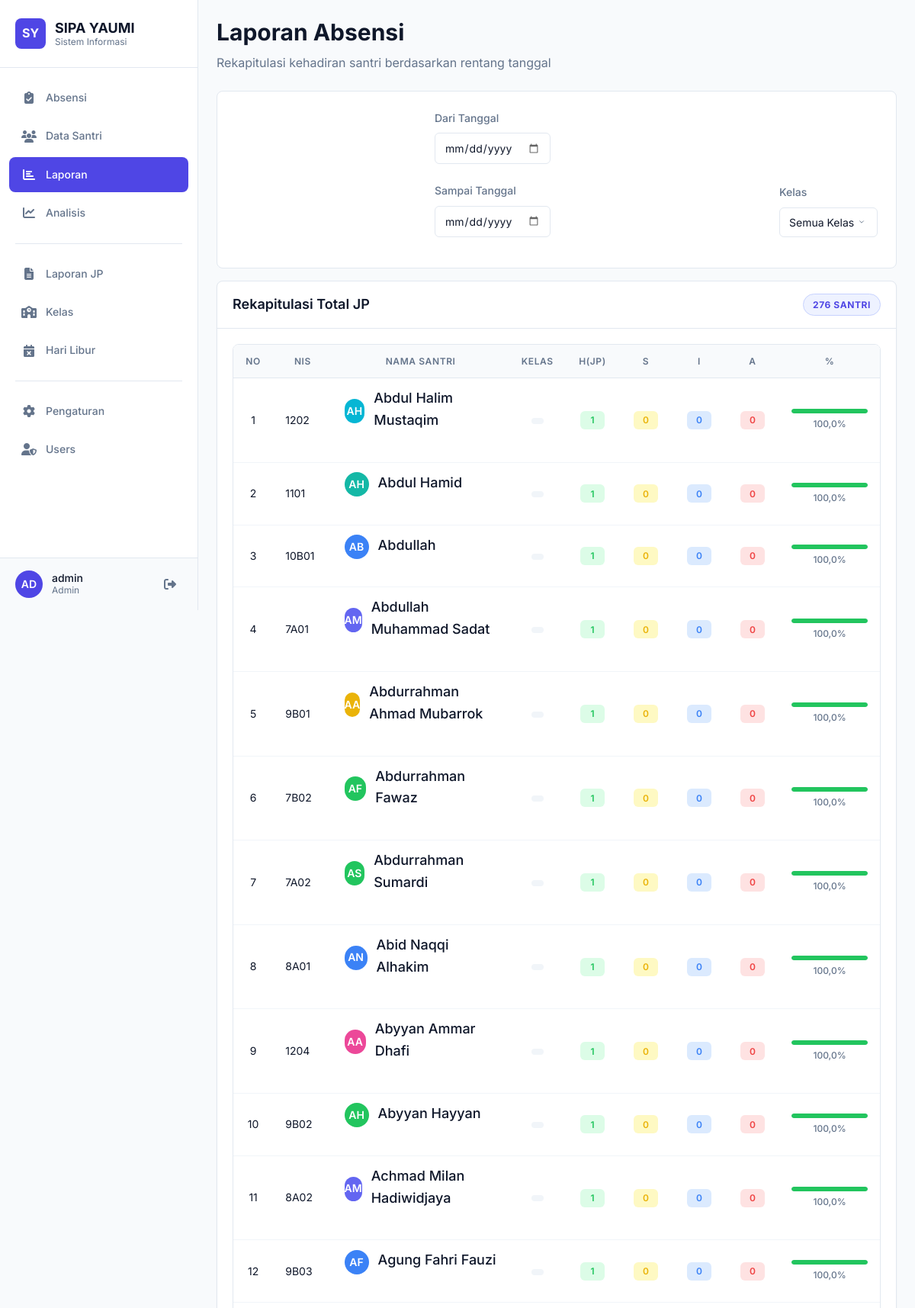
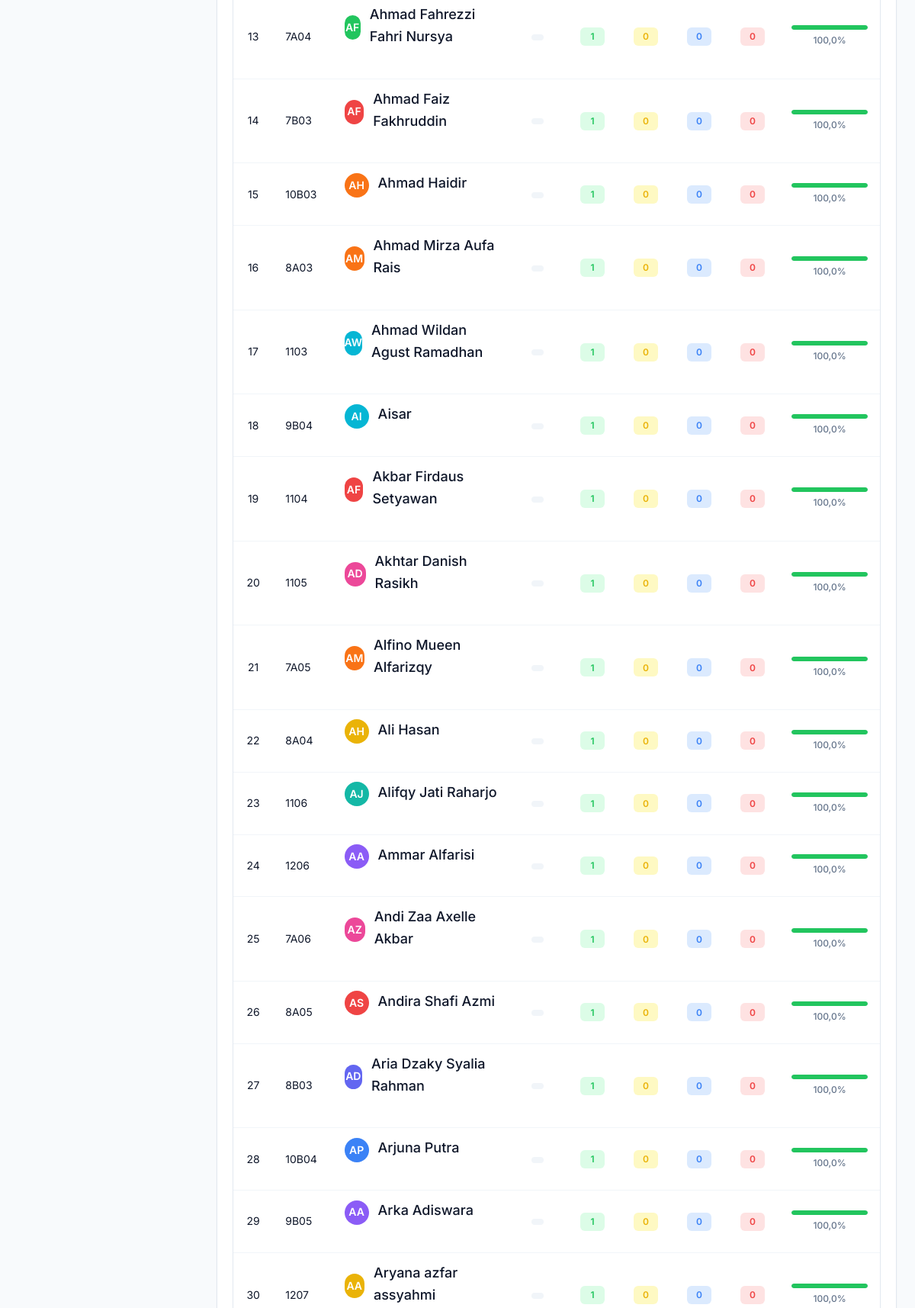
Screenshot of /report/new/ (signed in, upper part) with the database file from the repository (2 pictures, top to bottom).
### attendance/models.py (models this page shows, shortened)
class BaseModel(models.Model):
    id = models.UUIDField(primary_key=True, default=uuid.uuid4, editable=False)
    created_at = models.DateTimeField(auto_now_add=True)
    updated_at = models.DateTimeField(auto_now=True)
    created_by = models.ForeignKey(
        User,
        on_delete=models.SET_NULL,
        null=True,
        blank=True,
        related_name='%(class)s_created'
    )
    updated_by = models.ForeignKey(
        User,
        on_delete=models.SET_NULL,
        null=True,
        blank=True,
        related_name='%(class)s_updated'
    )
    class Meta:
        abstract = True

class Student(BaseModel):
    student_id_validator = RegexValidator(
        regex=r'^[0-9A-Z]{2,10}$',
        message='Student ID must be 2-10 characters long and contain only numbers and uppercase letters'
    )
    nisn_validator = RegexValidator(
        regex=r'^\d{10}$',
        message='NISN must be exactly 10 digits'
    )
    student_id = models.CharField(
        max_length=10,
        unique=True,
        validators=[student_id_validator],
        help_text='Unique student identifier'
    )
    nisn = models.CharField(
        max_length=10,
        blank=True,
        validators=[nisn_validator],
        help_text='National Student Identification Number (10 digits)'
    )
    name = models.CharField(
        max_length=100,
        validators=[MinLengthValidator(2)],
        help_text='Full name of the student'
    )
    classroom = models.ForeignKey(
        Classroom,
        on_delete=models.CASCADE,
        related_name='students',
        help_text='Student\'s classroom'
    )
    date_of_birth = models.DateField(null=True, blank=True)
    gender = models.CharField(
        max_length=1,
        choices=[('M', 'Laki-laki'), ('F', 'Perempuan')],
        blank=True
    )
    address = models.TextField(blank=True)
    parent_phone = models.CharField(max_length=15, blank=True)
    enrollment_date = models.DateField(default=timezone.now)
    graduation_date = models.DateField(null=True, blank=True)
    student_number = models.CharField(max_length=20, blank=True, help_text="Internal student number")
    is_active = models.BooleanField(default=True)
    class Meta:
        ordering = ['name']
        indexes = [
            models.Index(fields=['classroom']),
            models.Index(fields=['student_id']),
            models.Index(fields=['nisn']),
            models.Index(fields=['is_active']),
            models.Index(fields=['enrollment_date']),
        ]
        verbose_name = 'Student'
        verbose_name_plural = 'Students'

### attendance/views.py (the view)
# urls.py: path('report/new/', views.attendance_report_new, name='attendance_report_new'),
@login_required
def attendance_report_new(request):
    try:
        form = AttendanceFilterForm(request.GET or None)
        filters = {}
        if form.is_valid():
            if form.cleaned_data.get('classroom'):
                filters['classroom_id'] = str(form.cleaned_data['classroom'].id)
        performance_data = ReportService.generate_student_performance_report(**filters)
        from django.core.paginator import Paginator
        page = int(request.GET.get('page', 1))
        per_page = 50
        paginator = Paginator(performance_data, per_page)
        records = paginator.get_page(page)
        context = {
            'form': form,
            'records': records,
        }
    except ReportServiceError as e:
        logger.error(f"Report service error: {str(e)}")
        messages.error(request, f"Kesalahan layanan laporan: {str(e)}")
        context = {'form': AttendanceFilterForm(), 'records': []}
    except Exception as e:
        logger.error(f"Error generating report: {str(e)}")
        messages.error(request, "Terjadi kesalahan saat membuat laporan")
        context = {'form': AttendanceFilterForm(), 'records': []}
    return render(request, 'attendance/report_new.html', context)

### templates/attendance/report_new.html (shortened to what this page needs)
{% extends 'base_new.html' %}
{% load attendance_extras %}
{% block content %}
<div class="page-header">
  <div class="page-header-content">
    <h1 class="page-title">Laporan Absensi</h1>
    <p class="page-subtitle">Rekapitulasi kehadiran santri berdasarkan rentang tanggal</p>
  </div>
</div>
<form method="get" class="mb-6">
  {% include 'components/_filter_bar.html' with show_date_range=True show_class_filter=True show_export_buttons=True dari_tanggal=form.start_date.value sampai_tanggal=form.end_date.value classrooms=form.classroom.field.queryset selected_class=form.classroom.value %}
</form>
<div class="card">
  <div class="card-header">
    <div class="card-header-content">
      <h3 class="card-title">Rekapitulasi Total JP</h3>
      {% if records %}
        <div class="student-count-badge">
          {{ records.paginator.count }} SANTRI
        </div>
      {% endif %}
    </div>
  </div>
  <div class="card-body">
    {% if records %}
      <div class="table-container">
        <table class="data-table">
          <thead>
            <tr>
              <th class="text-center" style="width: 60px;">No</th>
              <th style="width: 120px;">NIS</th>
              <th>Nama Santri</th>
              <th class="text-center" style="width: 80px;">Kelas</th>
              <th class="text-center status-col" style="width: 70px;">H(JP)</th>
              <th class="text-center status-col" style="width: 70px;">S</th>
              <th class="text-center status-col" style="width: 70px;">I</th>
              <th class="text-center status-col" style="width: 70px;">A</th>
              <th class="text-center" style="width: 100px;">%</th>
            </tr>
          </thead>
          <tbody>
            {% for record in records %}
            <tr>
              <td class="text-center">{{ forloop.counter0|add:records.start_index }}</td>
              <td>{{ record.student.student_id|default:"-" }}</td>
              <td>
                <div class="student-info">
                  {% include 'components/_avatar.html' with name=record.student.name size='sm' %}
                  <span class="student-name">{{ record.student.name }}</span>
                </div>
              </td>
              <td class="text-center">
                <span class="class-badge">{{ record.student.classroom.name }}</span>
              </td>
              <td class="text-center">
                <span class="status-count status-hadir">{{ record.present_count|default:0 }}</span>
              </td>
              <td class="text-center">
                <span class="status-count status-sakit">{{ record.sick_count|default:0 }}</span>
              </td>
              <td class="text-center">
                <span class="status-count status-izin">{{ record.permission_count|default:0 }}</span>
              </td>
              <td class="text-center">
                <span class="status-count status-alpa">{{ record.absent_count|default:0 }}</span>
              </td>
              <td class="text-center">
                <div class="percentage-cell">
                  <div class="progress-bar-container">
                    <div class="progress-bar" style="width: {{ record.attendance_rate|default:0 }}%"></div>
                  </div>
                  <span class="percentage-text">{{ record.attendance_rate|default:0|floatformat:1 }}%</span>
                </div>
              </td>
            </tr>
            {% endfor %}
          </tbody>
        </table>
      </div>
    {% endif %}
  </div>
</div>
{% endblock %}

### templates/components/_sidebar_new.html (shortened to what this page needs)
<aside class="sidebar" id="sidebar">
    <div class="sidebar-header">
        <a href="{% url 'dashboard' %}" class="sidebar-brand">
            <div class="sidebar-brand-icon">
                SY
            </div>
            <div class="sidebar-brand-content">
                <div class="sidebar-brand-text">SIPA YAUMI</div>
                <div class="sidebar-brand-subtitle">Sistem Informasi</div>
            </div>
        </a>
    </div>
    <nav class="sidebar-nav">
        <div class="nav-item">
            <a href="{% url 'attendance_input' %}" class="nav-link {% if request.resolver_match.url_name == 'attendance_input' or request.resolver_match.url_name == 'attendance_input_form' %}active{% endif %}">
                <i class="fas fa-clipboard-check"></i>
                <span>Absensi</span>
            </a>
        </div>
        <div class="nav-item">
            <a href="{% url 'student_list_new' %}" class="nav-link {% if 'student_list' in request.resolver_match.url_name %}active{% endif %}">
                <i class="fas fa-users"></i>
                <span>Data Santri</span>
            </a>
        </div>
        <div class="nav-item">
            <a href="{% url 'attendance_report_new' %}" class="nav-link {% if request.resolver_match.url_name == 'attendance_report_new' %}active{% endif %}">
                <i class="fas fa-chart-bar"></i>
                <span>Laporan</span>
            </a>
        </div>
        <div class="nav-item">
            <a href="{% url 'dashboard' %}" class="nav-link {% if request.resolver_match.url_name == 'dashboard' %}active{% endif %}">
                <i class="fas fa-chart-line"></i>
                <span>Analisis</span>
            </a>
        </div>
        <div class="nav-divider"></div>
        <div class="nav-item">
            <a href="{% url 'jp_report' %}" class="nav-link {% if request.resolver_match.url_name == 'jp_report' %}active{% endif %}">
                <i class="fas fa-file-alt"></i>
                <span>Laporan JP</span>
            </a>
        </div>
        <div class="nav-item">
            <a href="{% url 'manage_classroom_list' %}" class="nav-link {% if 'manage_classroom' in request.resolver_match.url_name %}active{% endif %}">
                <i class="fas fa-school"></i>
                <span>Kelas</span>
            </a>
        </div>
        <div class="nav-item">
            <a href="{% url 'manage_holiday_list' %}" class="nav-link {% if 'manage_holiday' in request.resolver_match.url_name %}active{% endif %}">
                <i class="fas fa-calendar-times"></i>
                <span>Hari Libur</span>
            </a>
        </div>
        {% if user.is_superuser or user.is_staff %}
        <div class="nav-divider"></div>
        <div class="nav-item">
            <a href="{% url 'manage_day_schedule' %}" class="nav-link {% if request.resolver_match.url_name == 'manage_day_schedule' %}active{% endif %}">
                <i class="fas fa-cog"></i>
                <span>Pengaturan</span>
            </a>
        </div>
        {% if user.is_superuser %}
        <div class="nav-item">
            <a href="{% url 'manage_user_list' %}" class="nav-link {% if 'manage_user' in request.resolver_match.url_name %}active{% endif %}">
                <i class="fas fa-user-shield"></i>
                <span>Users</span>
            </a>
        </div>
        {% endif %}
        {% endif %}
    </nav>
    <div class="sidebar-user">
        <div class="sidebar-user-info">
            <div class="sidebar-user-avatar">
                {{ user.get_full_name|default:user.username|slice:":2"|upper }}
            </div>
            <div class="sidebar-user-details">
                <div class="sidebar-user-name">{{ user.get_full_name|default:user.username }}</div>
                <div class="sidebar-user-role">
                    {% if user.is_superuser %}
                        Admin
                    {% elif user.is_staff %}
                        Staff
                    {% else %}
                        Guru
                    {% endif %}
                </div>
            </div>
        </div>
        <div class="sidebar-user-actions">
            <a href="{% url 'admin:logout' %}" class="sidebar-logout" title="Logout">
                <i class="fas fa-sign-out-alt"></i>
            </a>
        </div>
    </div>
</aside>

### templates/components/_avatar.html
{% load attendance_extras %}
{% with initials=name|avatar_initials color=name|avatar_color %}
<div class="avatar{% if size %} avatar-{{ size }}{% endif %}"
     style="background-color: {{ color }}"
     title="{{ name }}">
  {{ initials }}
</div>
{% endwith %}

### rows the page displays
Student: student.student_id "1202", initials "AH", student.name "Abdul Halim Mustaqim", present_count "1", sick_count "0", permission_count "0", absent_count "0", attendance_rate "100,0"
Student: student.student_id "1101", initials "AH", student.name "Abdul Hamid", present_count "1", sick_count "0", permission_count "0", absent_count "0", attendance_rate "100,0"
Student: student.student_id "10B01", initials "AB", student.name "Abdullah", present_count "1", sick_count "0", permission_count "0", absent_count "0", attendance_rate "100,0"
Student: student.student_id "7A01", initials "AM", student.name "Abdullah Muhammad Sadat", present_count "1", sick_count "0", permission_count "0", absent_count "0", attendance_rate "100,0"
Student: student.student_id "9B01", initials "AA", student.name "Abdurrahman Ahmad Mubarrok", present_count "1", sick_count "0", permission_count "0", absent_count "0", attendance_rate "100,0"
Student: student.student_id "7B02", initials "AF", student.name "Abdurrahman Fawaz", present_count "1", sick_count "0", permission_count "0", absent_count "0", attendance_rate "100,0"
Student: student.student_id "7A02", initials "AS", student.name "Abdurrahman Sumardi", present_count "1", sick_count "0", permission_count "0", absent_count "0", attendance_rate "100,0"
Student: student.student_id "8A01", initials "AN", student.name "Abid Naqqi Alhakim", present_count "1", sick_count "0", permission_count "0", absent_count "0", attendance_rate "100,0"
Student: student.student_id "1204", initials "AA", student.name "Abyyan Ammar Dhafi", present_count "1", sick_count "0", permission_count "0", absent_count "0", attendance_rate "100,0"
Student: student.student_id "9B02", initials "AH", student.name "Abyyan Hayyan", present_count "1", sick_count "0", permission_count "0", absent_count "0", attendance_rate "100,0"
Student: student.student_id "8A02", initials "AM", student.name "Achmad Milan Hadiwidjaya", present_count "1", sick_count "0", permission_count "0", absent_count "0", attendance_rate "100,0"
Student: student.student_id "9B03", initials "AF", student.name "Agung Fahri Fauzi", present_count "1", sick_count "0", permission_count "0", absent_count "0", attendance_rate "100,0"
Student: student.student_id "7A04", initials "AF", student.name "Ahmad Fahrezzi Fahri Nursya", present_count "1", sick_count "0", permission_count "0", absent_count "0", attendance_rate "100,0"
Student: student.student_id "7B03", initials "AF", student.name "Ahmad Faiz Fakhruddin", present_count "1", sick_count "0", permission_count "0", absent_count "0", attendance_rate "100,0"
Student: student.student_id "10B03", initials "AH", student.name "Ahmad Haidir", present_count "1", sick_count "0", permission_count "0", absent_count "0", attendance_rate "100,0"
Student: student.student_id "8A03", initials "AM", student.name "Ahmad Mirza Aufa Rais", present_count "1", sick_count "0", permission_count "0", absent_count "0", attendance_rate "100,0"
Student: student.student_id "1103", initials "AW", student.name "Ahmad Wildan Agust Ramadhan", present_count "1", sick_count "0", permission_count "0", absent_count "0", attendance_rate "100,0"
Student: student.student_id "9B04", initials "AI", student.name "Aisar", present_count "1", sick_count "0", permission_count "0", absent_count "0", attendance_rate "100,0"
Student: student.student_id "1104", initials "AF", student.name "Akbar Firdaus Setyawan", present_count "1", sick_count "0", permission_count "0", absent_count "0", attendance_rate "100,0"
Student: student.student_id "1105", initials "AD", student.name "Akhtar Danish Rasikh", present_count "1", sick_count "0", permission_count "0", absent_count "0", attendance_rate "100,0"
Student: student.student_id "7A05", initials "AM", student.name "Alfino Mueen Alfarizqy", present_count "1", sick_count "0", permission_count "0", absent_count "0", attendance_rate "100,0"
Student: student.student_id "8A04", initials "AH", student.name "Ali Hasan", present_count "1", sick_count "0", permission_count "0", absent_count "0", attendance_rate "100,0"
Student: student.student_id "1106", initials "AJ", student.name "Alifqy Jati Raharjo", present_count "1", sick_count "0", permission_count "0", absent_count "0", attendance_rate "100,0"
Student: student.student_id "1206", initials "AA", student.name "Ammar Alfarisi", present_count "1", sick_count "0", permission_count "0", absent_count "0", attendance_rate "100,0"
Student: student.student_id "7A06", initials "AZ", student.name "Andi Zaa Axelle Akbar", present_count "1", sick_count "0", permission_count "0", absent_count "0", attendance_rate "100,0"
Student: student.student_id "8A05", initials "AS", student.name "Andira Shafi Azmi", present_count "1", sick_count "0", permission_count "0", absent_count "0", attendance_rate "100,0"
Student: student.student_id "8B03", initials "AD", student.name "Aria Dzaky Syalia Rahman", present_count "1", sick_count "0", permission_count "0", absent_count "0", attendance_rate "100,0"
Student: student.student_id "10B04", initials "AP", student.name "Arjuna Putra", present_count "1", sick_count "0", permission_count "0", absent_count "0", attendance_rate "100,0"
Student: student.student_id "9B05", initials "AA", student.name "Arka Adiswara", present_count "1", sick_count "0", permission_count "0", absent_count "0", attendance_rate "100,0"
Student: student.student_id "1207", initials "AA", student.name "Aryana azfar assyahmi", present_count "1", sick_count "0", permission_count "0", absent_count "0", attendance_rate "100,0"

### other values shown
{{ user.get_full_name|default:user.username|slice:":2"|upper }} "AD"
{{ user.get_full_name|default:user.username }} "admin"
{{ records.paginator.count }} "276"
